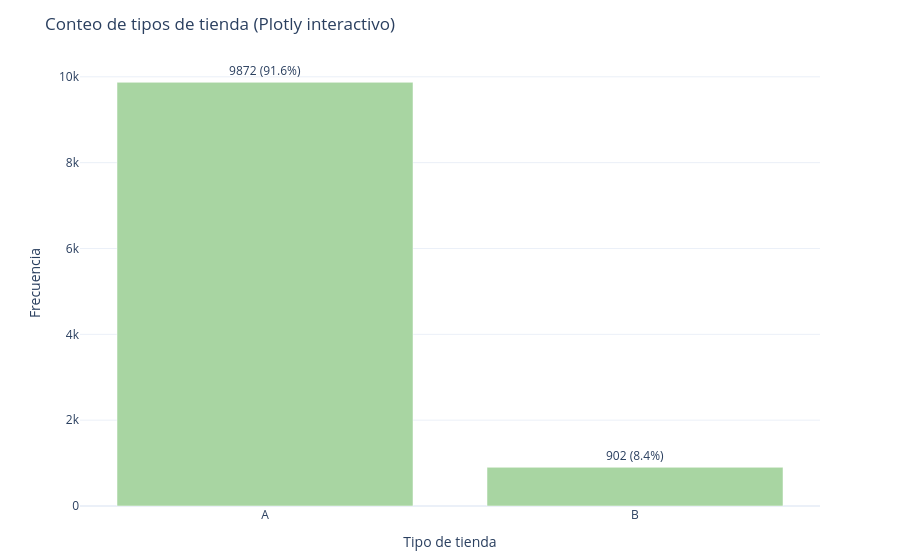

The cell this chart's notebook holds for it:
### Code cell
import plotly.express as px

# Gráfico interactivo de barras para el conteo de tipos de tienda
interactive_tipo = df['type'].value_counts().sort_index()
total = interactive_tipo.sum()
fig = px.bar(
    x=interactive_tipo.index,
    y=interactive_tipo.values,
    text=[f'{count} ({count/total*100:.1f}%)' for count in interactive_tipo.values],
    labels={'x': 'Tipo de tienda', 'y': 'Frecuencia'},
    title='Conteo de tipos de tienda (Plotly interactivo)',
    color_discrete_sequence=['#A8D5A2']
)

fig.update_traces(textposition='outside')
fig.update_layout(
    yaxis=dict(title='Frecuencia'),
    xaxis=dict(title='Tipo de tienda'),
    template='plotly_white',
    uniformtext_minsize=10,
    uniformtext_mode='hide',
    margin=dict(t=60, b=50)
)
fig.show()

### Figure 1 — Plotly figure (JSON) as saved in the notebook; plotly's stock layout.template omitted (floating-point values rounded to 4 significant figures)
{"data": [{"alignmentgroup": "True", "hovertemplate": "Tipo de tienda=%{x}<br>Frecuencia=%{y}<br>text=%{text}<extra></extra>", "legendgroup": "", "marker": {"color": "#A8D5A2", "pattern": {"shape": ""}}, "name": "", "offsetgroup": "", "orientation": "v", "showlegend": false, "text": ["9872 (91.6%)", "902 (8.4%)"], "textposition": "outside", "type": "bar", "x": ["A", "B"], "xaxis": "x", "y": [9872, 902], "yaxis": "y"}], "layout": {"barmode": "relative", "legend": {"tracegroupgap": 0}, "margin": {"b": 50, "t": 60}, "title": {"text": "Conteo de tipos de tienda (Plotly interactivo)"}, "uniformtext": {"minsize": 10, "mode": "hide"}, "xaxis": {"anchor": "y", "domain": [0, 1], "title": {"text": "Tipo de tienda"}}, "yaxis": {"anchor": "x", "domain": [0, 1], "title": {"text": "Frecuencia"}}}}
